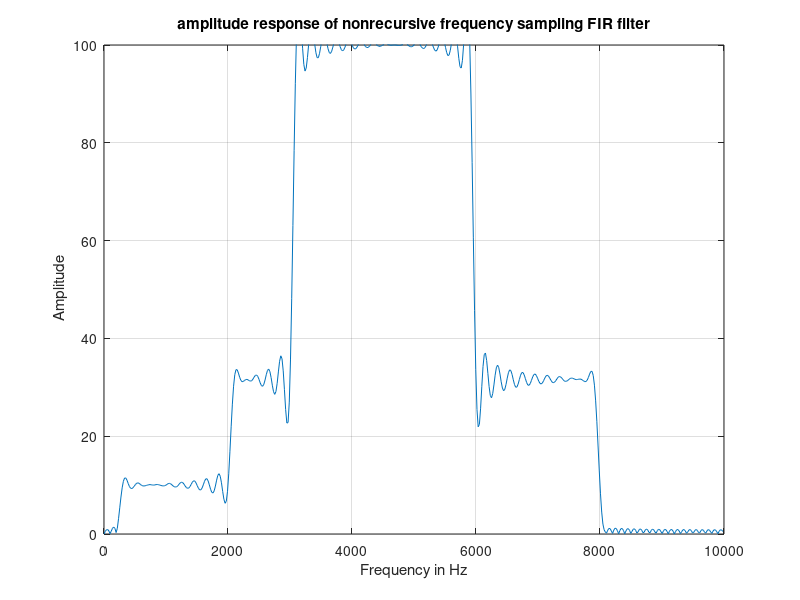
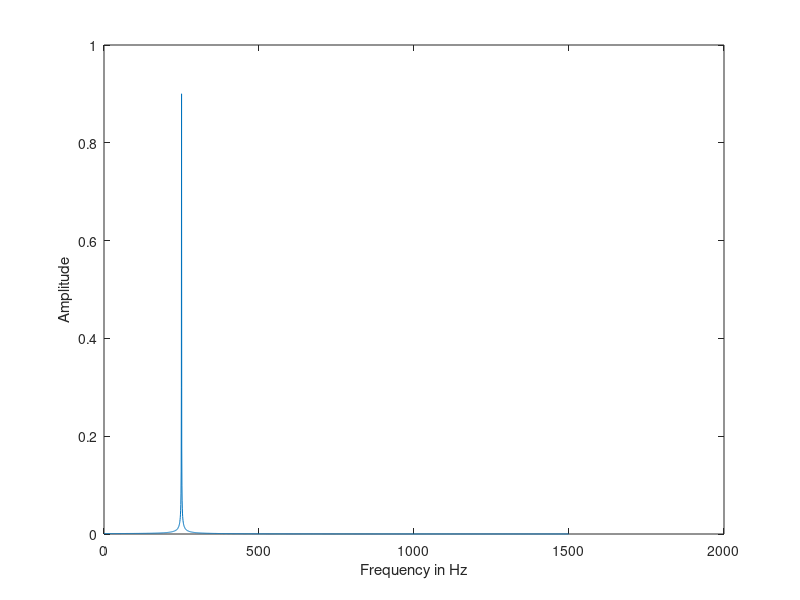
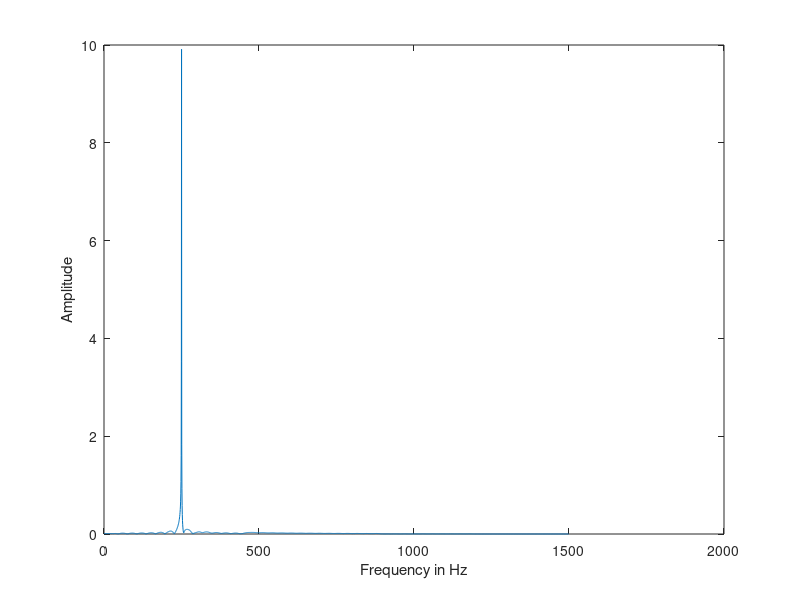
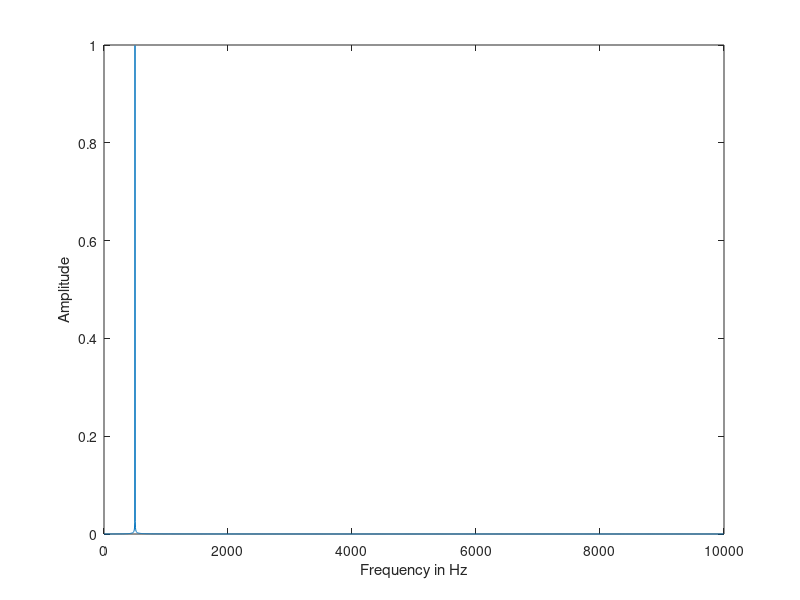

Here is the MATLAB script that generated these plots, in order:
clear all;
clc;
%??????
N=200;
alpha=(N/2)-1;
upper_limit=(N/2)-1;
Fs=20000;
H=[0 0 0 10 10 10 10 10 10 10 10 10 10 10 10 10 10 10 10 10 10 31.6228 31.6228 31.6228 31.6228 31.6228 31.6228 31.6228 31.6228 31.6228 31.6228 100 100 100 100 100 100 100 100 100 100 100 100 100 100 100 100 100 100 100 100 100 100 100 100 100 100 100 100 100 31.6228 31.6228 31.6228 31.6228 31.6228 31.6228 31.6228 31.6228 31.6228 31.6228 31.6228 31.6228 31.6228 31.6228 31.6228 31.6228 31.6228 31.6228 31.6228 31.6228 10 0 0 0 0 0 0 0 0 0 0 0 0 0 0 0 0 0 0 0 0 0 ];
m=1;
for n=0:(N-1);
    for k=1:upper_limit
        inner(k)=2*abs(H(k+1))*cos(abs(2*pi*k*(n-alpha)/N));
    end
    tot_inner=sum(inner)+H(0+1);
    h(m)=(1/N)*tot_inner;
    m=m+1;
end

[H,q]=freqz(h,1,512,Fs);
amp_resp=abs(H); 
phase_resp=angle(H);

figure(1);plot(q,amp_resp);
title('amplitude response of nonrecursive frequency sampling FIR filter');
xlabel('Frequency in Hz');ylabel(' Amplitude');axis([0 Fs/2 0 100]); grid;

%sine 250 Hz
f1=250;
fs=3000;
N=0:5000;
t=N/fs;
x1=sin(2*pi*f1*t)
X1=fft(x1);
L=length(N);
Mag_X1=abs(X1(1:L/2)./(L/2));
f_scale=(0:(L/2)-1).*(fs/L);
figure(2);plot(f_scale,Mag_X1); xlabel('Frequency in Hz');
ylabel('Amplitude');
y1=filter(h,1,x1)
Y1=fft(y1);
L=length(N);
Mag_Y1=abs(Y1(1:L/2)./(L/2));
f_scale=(0:(L/2)-1).*(fs/L);
figure(3);plot(f_scale,Mag_Y1); xlabel('Frequency in Hz');
ylabel('Amplitude');
%sine 500 Hz
f2=500;
fs=20000;
N=0:5000;
t=N/fs;
x2=sin(2*pi*f2*t)
X1=fft(x2);
L=length(N);
Mag_X2=abs(X1(1:L/2)./(L/2));
f_scale=(0:(L/2)-1).*(fs/L);
figure(4);plot(f_scale,Mag_X2); xlabel('Frequency in Hz');
ylabel('Amplitude');
y2=filter(h,1,x2)
Y2=fft(y2);
L=length(N);
Mag_Y2=abs(Y2(1:L/2)./(L/2));
f_scale=(0:(L/2)-1).*(fs/L);
figure(5);plot(f_scale,Mag_Y2); xlabel('Frequency in Hz');
ylabel('Amplitude');
% sine 1000 Hz
f3=1000;
fs=20000;
N=0:5000;
t=N/fs;
x3=sin(2*pi*f3*t)
X3=fft(x3);
L=length(N);
Mag_X3=abs(X3(1:L/2)./(L/2));
f_scale=(0:(L/2)-1).*(fs/L);
figure(6);plot(f_scale,Mag_X3); xlabel('Frequency in Hz');
ylabel('Amplitude');
y3=filter(h,1,x3)
Y3=fft(y3);
L=length(N);
Mag_Y3=abs(Y3(1:L/2)./(L/2));
f_scale=(0:(L/2)-1).*(fs/L);
figure(7);plot(f_scale,Mag_Y3); xlabel('Frequency in Hz');
ylabel('Amplitude');
%sine 2000 Hz
f4=2000;
fs=20000;
N=0:5000;
t=N/fs;
x4=sin(2*pi*f4*t)
X4=fft(x4);
L=length(N);
Mag_X4=abs(X4(1:L/2)./(L/2));
f_scale=(0:(L/2)-1).*(fs/L);
figure(8);plot(f_scale,Mag_X4); xlabel('Frequency in Hz');
ylabel('Amplitude');
y4=filter(h,1,x4)
Y4=fft(y4);
L=length(N);
Mag_Y4=abs(Y4(1:L/2)./(L/2));
f_scale=(0:(L/2)-1).*(fs/L);
figure(9);plot(f_scale,Mag_Y4); xlabel('Frequency in Hz');
ylabel('Amplitude');
%sine 3000 Hz
f5=3000;
fs=24000;
N=0:5000;
t=N/fs;
x5=sin(2*pi*f5*t)
X5=fft(x5);
L=length(N);
Mag_X5=abs(X5(1:L/2)./(L/2));
f_scale=(0:(L/2)-1).*(fs/L);
figure(10);plot(f_scale,Mag_X5); xlabel('Frequency in Hz');
ylabel('Amplitude');
y5=filter(h,1,x5)
Y5=fft(y5);
L=length(N);
Mag_Y5=abs(Y5(1:L/2)./(L/2));
f_scale=(0:(L/2)-1).*(fs/L);
figure(11);plot(f_scale,Mag_Y5); xlabel('Frequency in Hz');
ylabel('Amplitude');
%sine 4000 Hz
f6=4000;
fs=19000;
N=0:5000;
t=N/fs;
x6=sin(2*pi*f6*t)
X6=fft(x6);
L=length(N);
Mag_X6=abs(X6(1:L/2)./(L/2));
f_scale=(0:(L/2)-1).*(fs/L);
figure(12);plot(f_scale,Mag_X6); xlabel('Frequency in Hz');
ylabel('Amplitude');
y6=filter(h,1,x6)
Y6=fft(y6);
L=length(N);
Mag_Y6=abs(Y6(1:L/2)./(L/2));
f_scale=(0:(L/2)-1).*(fs/L);
figure(13);plot(f_scale,Mag_Y6); xlabel('Frequency in Hz');
ylabel('Amplitude');
%sine 6000 Hz
f7=6000;
fs=18000;
N=0:5000;
t=N/fs;
x7=sin(2*pi*f7*t)
X7=fft(x7);
L=length(N);
Mag_X7=abs(X7(1:L/2)./(L/2));
f_scale=(0:(L/2)-1).*(fs/L);
figure(14);plot(f_scale,Mag_X7); xlabel('Frequency in Hz');
ylabel('Amplitude');
y7=filter(h,1,x7)
Y7=fft(y7);
L=length(N);
Mag_Y7=abs(Y7(1:L/2)./(L/2));
f_scale=(0:(L/2)-1).*(fs/L);
figure(15);plot(f_scale,Mag_Y7); xlabel('Frequency in Hz');
ylabel('Amplitude');
%sine 8000 Hz
f8=8000;
fs=24000;
N=0:5000;
t=N/fs;
x8=sin(2*pi*f8*t)
X8=fft(x8);
L=length(N);
Mag_X8=abs(X8(1:L/2)./(L/2));
f_scale=(0:(L/2)-1).*(fs/L);
figure(16);plot(f_scale,Mag_X8); xlabel('Frequency in Hz');
ylabel('Amplitude');
y8=filter(h,1,x8)
Y8=fft(y8);
L=length(N);
Mag_Y8=abs(Y8(1:L/2)./(L/2));
f_scale=(0:(L/2)-1).*(fs/L);
figure(17);plot(f_scale,Mag_Y8); xlabel('Frequency in Hz');
ylabel('Amplitude');
%
% Ytotlal
N=0:5000;
fs=24000;
Ytotal=Y1+Y2+Y3+Y4+Y5+Y6+Y7+Y8;
L=length(N);
Mag_Yto=abs(Ytotal(1:L/2)./(L/2));
f_scale=(0:(L/2)-1).*(fs/L);
figure(18);plot(f_scale,Mag_Yto); xlabel('Frequency in Hz');
ylabel('Amplitude');